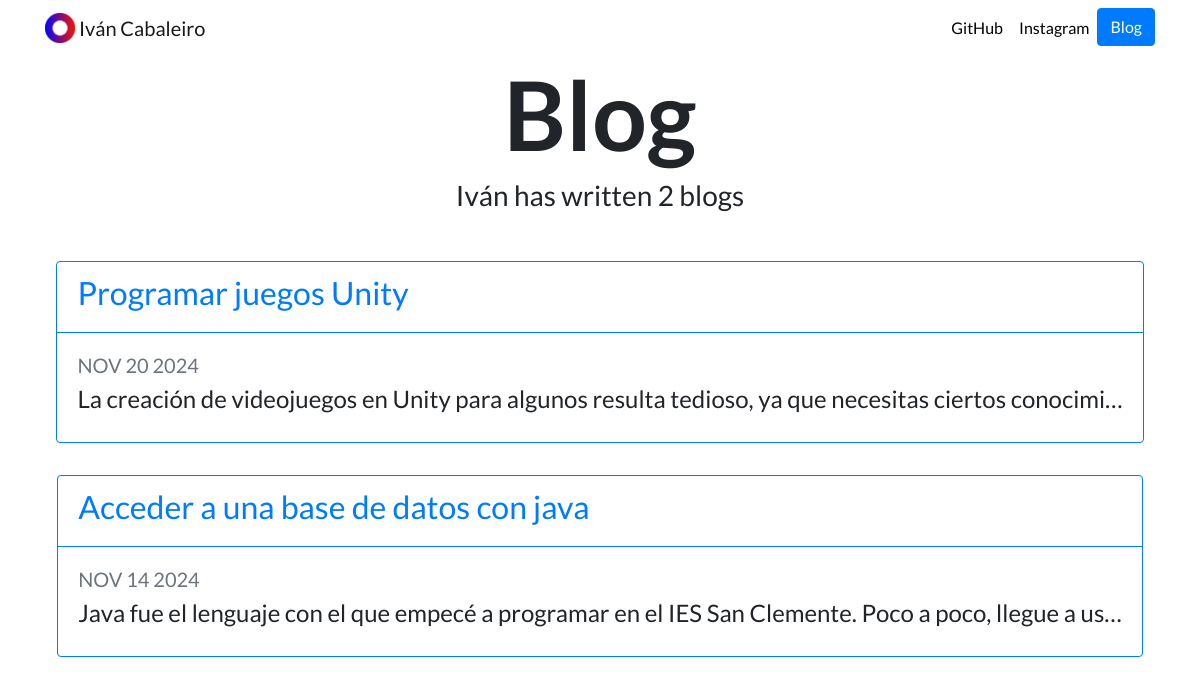
Screenshot of /blog/ with the database file from the repository.
### blog/models.py (models this page shows)
class Blog(models.Model):
    title = models.CharField(max_length=200)
    description = models.TextField()
    date = models.DateField()

### blog/views.py (the view)
# urls.py: path('', views.all_blogs, name= "all_blogs"),
def all_blogs(request):
    blogs = Blog.objects.order_by('-date')
    return render(
        request,
        "blog/all_blogs.html",
        {"blogs": blogs}
        )

### blog/templates/blog/all_blogs.html
{% extends "portfolio/base.html" %}
{% load static %}
{% block content %}
<h1 id="blogtitle" class="font-weight-bold text-center">Blog</h1>
<h3 class="text-center mb-5">Iván has written {{ blogs.count }} blog{{ blogs.count|pluralize }}</h3>
{% for blog in blogs %}
<div class="row justify-content-center my-3">
  <div class="card border-primary mb-3 ">
    <a href="{% url 'blog:detail' blog.id %}" class="card-header bg-transparent border-primary">
      <h2>{{ blog.title }}</h2>
    </a>
    <div class="card-body ">
      <h5 class="text-muted">{{ blog.date|date:'M d Y'|upper }}</h5>
      <h4>{{ blog.description|striptags|truncatechars:100 }}</h4>
    </div>
  </div>
</div>
{% endfor %}
{% endblock %}

### portfolio/static/portfolio/custom.css (style rules this page uses)
body { font-family: 'Lato', sans-serif; }
#blogtitle { font-size: 6rem; }

### rows the page displays
Blog: title "Programar juegos Unity", date "NOV 20 2024", description "La creación de videojuegos en Unity para algunos resulta tedioso, ya que necesitas ciertos conocimi…"
Blog: title "Acceder a una base de datos con java", date "NOV 14 2024", description "Java fue el lenguaje con el que empecé a programar en el IES San Clemente. Poco a poco, llegue a us…"

### other values shown
{{ blogs.count }} "2"
